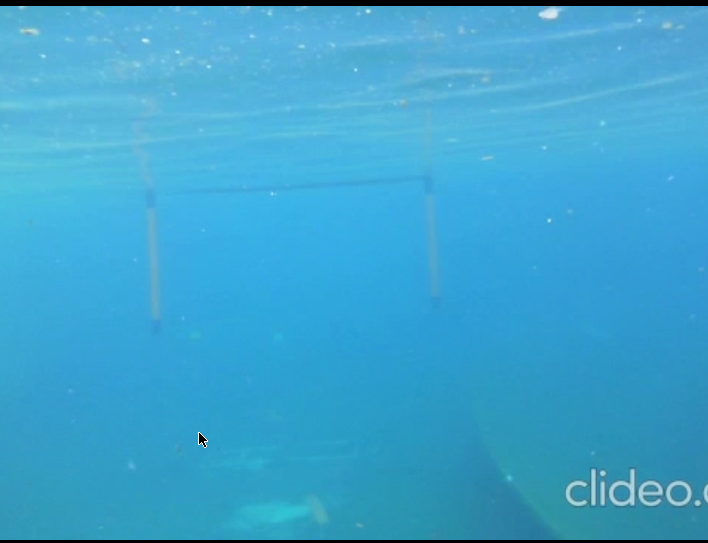
#> input picture g-test-2.png, 708 x 543 px
$ python track_hsvmask.py
#> lines starting #> are read from the running program, lines starting #| are printed output that depends on the picture; after the words box and inside, x2 and y2 are one past the last pixel; in counts of white or black regions, pixels touching at a corner belong together
import numpy as np
import cv2
# [5 lines of commented-out code are left out]


def nothing(x):
    pass
# test 1 : high (98,225,187)
# test 1 : low (83,0,174)
# test 2 : high (99,176,212)
# test 1 : low (98,143,196)

# high (99,225,212)
# high (83,0,174)
def colormask(filename):
#> called with filename = 'g-test-2.png'
    cv2.namedWindow(filename, 1)

    # set trackbar
    hh = 'hue high'
    hl = 'hue low'
    sh = 'saturation high'
    sl = 'saturation low'
    vh = 'value high'
    vl = 'value low'
    mode = 'mode'

    # set ranges
    cv2.createTrackbar(hh, filename, 0, 179, nothing)
    cv2.createTrackbar(hl, filename, 0, 179, nothing)
    cv2.createTrackbar(sh, filename, 0, 255, nothing)
    cv2.createTrackbar(sl, filename, 0, 255, nothing)
    cv2.createTrackbar(vh, filename, 0, 255, nothing)
    cv2.createTrackbar(vl, filename, 0, 255, nothing)
    cv2.createTrackbar(mode, filename, 0, 3, nothing)

    thv = 'th1'
    cv2.createTrackbar(thv, filename, 127, 255, nothing)

    # read img in both rgb and grayscale
    img = cv2.imread(filename, 1)
#> img is the input picture: shape (543, 708, 3); mean B, G, R 206.3, 164, 61.1
    imgg = cv2.imread(filename, 0)
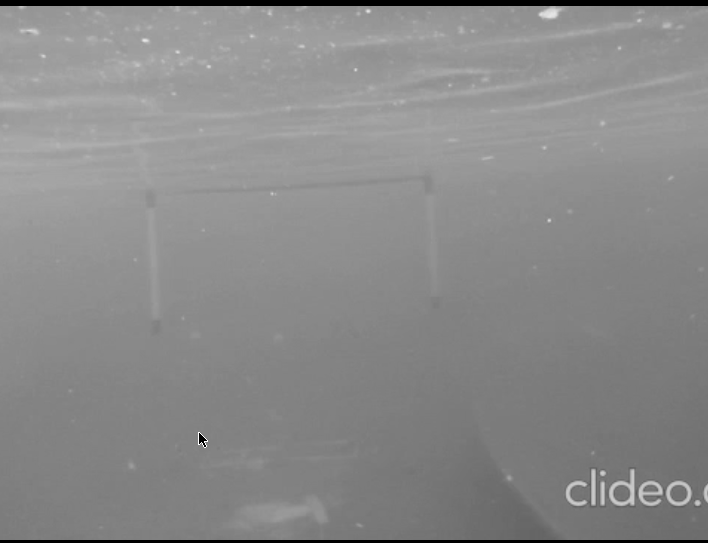
#> imgg: shape (543, 708); min 0, max 255, mean 137.6

    # convert rgb to hsv
    hsv_img = cv2.cvtColor(img, cv2.COLOR_BGR2HSV)
#> hsv_img: shape (543, 708, 3); mean H, S, V 97, 177, 206.3

    while True:
        hul = cv2.getTrackbarPos(hl, filename)
        huh = cv2.getTrackbarPos(hh, filename)
        sal = cv2.getTrackbarPos(sl, filename)
        sah = cv2.getTrackbarPos(sh, filename)
        val = cv2.getTrackbarPos(vl, filename)
        vah = cv2.getTrackbarPos(vh, filename)
        thva = cv2.getTrackbarPos(thv, filename)

        modev = cv2.getTrackbarPos(mode, filename)

        hsvl = np.array([hul, sal, val], np.uint8)
        hsvh = np.array([huh, sah, vah], np.uint8)

        mask = cv2.inRange(hsv_img, hsvl, hsvh)
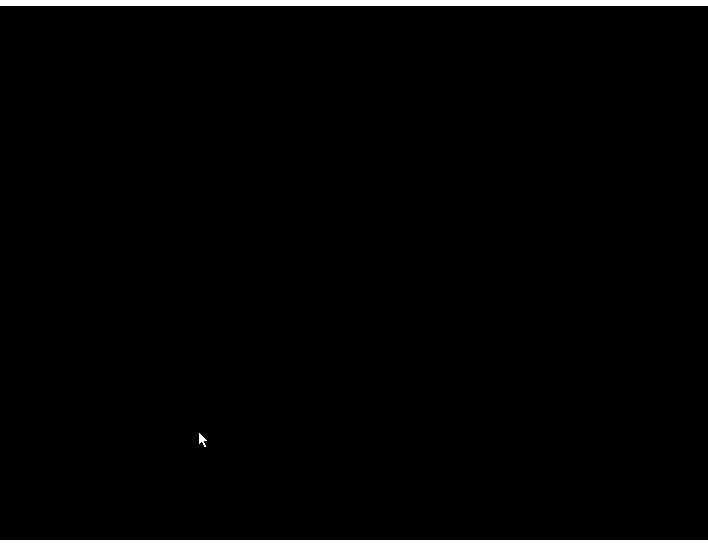
#> mask: shape (543, 708); 1.7% white; 3 white regions, box (x1, y1, x2, y2) and area: (0, 0, 708, 6) 4248, (0, 540, 708, 543) 2124, (199, 433, 207, 447) 54

        res = cv2.bitwise_and(img, img, mask=mask)
#> res: shape (543, 708, 3); every value is 0

        # set image for differnt modes
        ret, threshold = cv2.threshold(mask, 0, 255, cv2.THRESH_BINARY_INV+cv2.THRESH_OTSU)
#> ret = 0
        ret, img_th = cv2.threshold(imgg, thva, 255, cv2.THRESH_TOZERO)
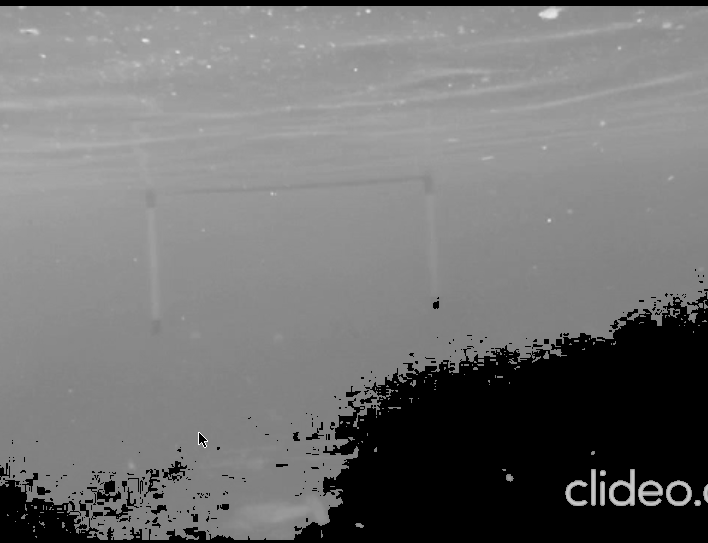
#> img_th: shape (543, 708); min 0, max 255, mean 114.2
#> ret = 127
        res2 = cv2.bitwise_and(img_th, img_th, mask=threshold)
        res_rgb = cv2.cvtColor(res, cv2.COLOR_HSV2BGR)
        # convert black to white
        res[np.where((res == [0, 0, 0]).all(axis=2))] = [255, 255, 255]
#> res: shape (543, 708, 3); every value is 255

        if modev == 0:
            # show mask only
            cv2.imshow(filename, mask)
        elif modev == 1:
            # show white-masked color img
            cv2.imshow(filename, res)
        elif modev == 2:
            # show white-masked binary img with threshold
            cv2.imshow(filename, threshold)
        else:
            # white-masked grayscale img with threshold
            cv2.imshow(filename, res2)

        # press 'Esc' to close the window
        ch = cv2.waitKey(5)
#> (key Esc is pressed here)
        if ch == 27:
            break
    cv2.destroyAllWindows()

    return mask


colormask('g-test-2.png')
